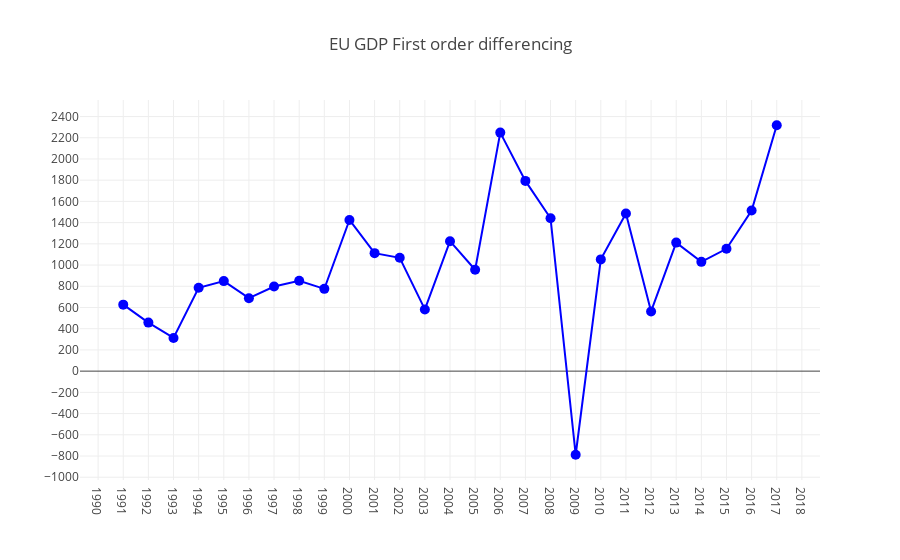

Notebook cell for this chart:
### Code cell
#First order differencing
layout = go.Layout(title= 'EU GDP First order differencing',
xaxis = dict(ticks='', nticks=43),
yaxis = dict(nticks=20),legend=dict(x=0.7, y=1))

trace0 = go.Scatter(x=y_diff2.index, y=y_diff2.values, mode = 'lines+markers',name="EU GDPpc PPP $ growth 1990-2017", marker = dict(size=10, color='blue'))
data = [trace0]
fig =go.Figure(data=data, layout=layout)
iplot(fig, filename='heatmap',show_link=False)

### Figure 1 — Plotly figure (JSON) as saved in the notebook; plotly's stock layout.template omitted (floating-point values rounded to 4 significant figures)
{"data": [{"marker": {"color": "blue", "size": 10}, "mode": "lines+markers", "name": "EU GDPpc PPP $ growth 1990-2017", "type": "scatter", "uid": "06bbcfca-4805-4700-a8e3-17fd6aaf3cfe", "x": ["1991", "1992", "1993", "1994", "1995", "1996", "1997", "1998", "1999", "2000", "2001", "2002", "2003", "2004", "2005", "2006", "2007", "2008", "2009", "2010", "2011", "2012", "2013", "2014", "2015", "2016", "2017"], "y": [626.8, 457.6, 313.1, 786.2, 848.5, 687.8, 797.1, 851.5, 775.6, 1425.0, 1112.0, 1069.0, 581.7, 1225.0, 955.5, 2249.0, 1793.0, 1441.0, -788.2, 1053.0, 1487.0, 562.8, 1211.0, 1030.0, 1153.0, 1514.0, 2318.0]}], "layout": {"legend": {"x": 0.7, "y": 1}, "title": {"text": "EU GDP First order differencing"}, "xaxis": {"nticks": 43, "ticks": ""}, "yaxis": {"nticks": 20}}}
